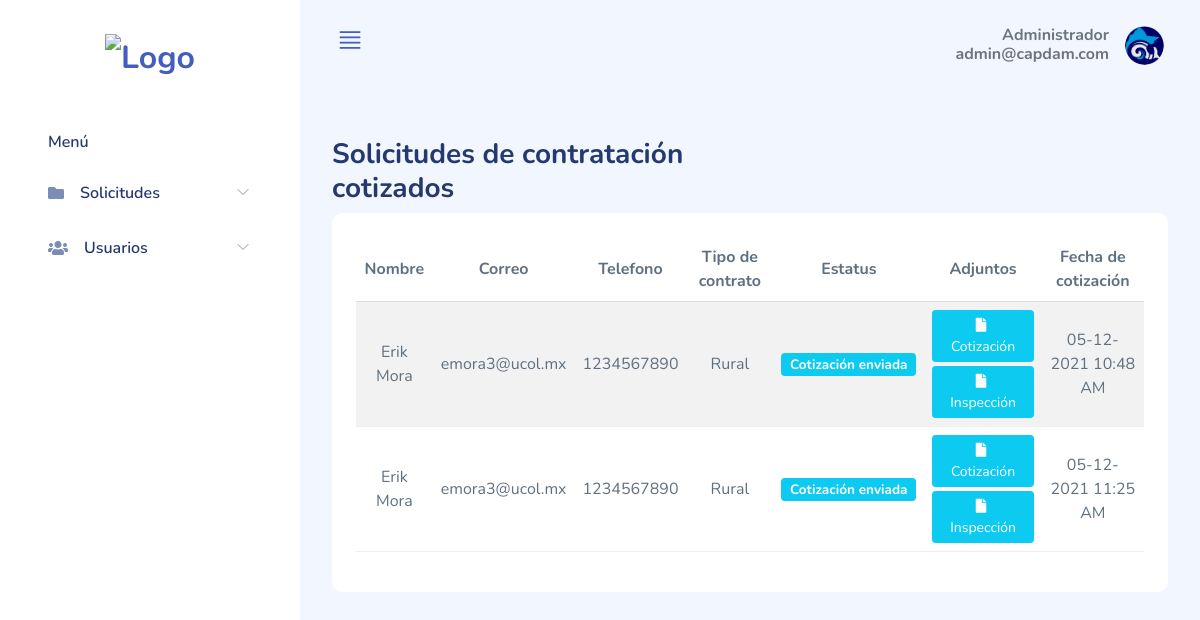
The page /admin/cotizados.php (signed in) on the database as committed earlier.
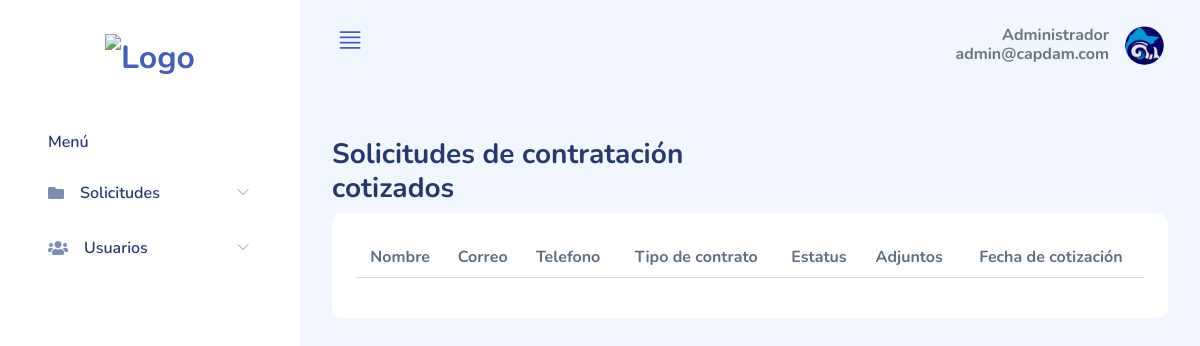
The same page on the database as committed later.
### tables this page shows
CREATE TABLE `usuarios` (
  `id_usuario` int(11) NOT NULL,
  `correo` varchar(30) NOT NULL,
  `password` varchar(120) NOT NULL,
  `rol` int(11) NOT NULL,
  `delegacion` int(11) DEFAULT NULL
);

CREATE TABLE `cotizaciones` (
  `id_cotizacion` int(11) NOT NULL,
  `contrato` int(11) NOT NULL,
  `cotizacion` varchar(120) NOT NULL,
  `fecha_cotizado` datetime NOT NULL,
  `estatus_cotizacion` int(11) NOT NULL
);

CREATE TABLE `contratacion` (
  `id_contratacion` int(11) NOT NULL,
  `nombre` varchar(30) NOT NULL,
  `apellidos` varchar(30) NOT NULL,
  `correo` varchar(30) NOT NULL,
  `telefono` varchar(15) NOT NULL,
  `domicilio` varchar(200) NOT NULL,
  `delegacion` int(11) NOT NULL,
  `derecho_posesion` varchar(50) NOT NULL,
  `predial` varchar(50) NOT NULL,
  `ine` varchar(50) NOT NULL,
  `curp` varchar(50) NOT NULL,
  `vocacion_uso` varchar(50) DEFAULT NULL,
  `fachada` varchar(50) NOT NULL,
  `tipo_contrato` varchar(30) NOT NULL,
  `estado` int(1) NOT NULL,
  `fecha_solicitud` datetime NOT NULL
);

### php/conexion.php (called while the page is built, shortened)
<?php
  class Conexion {
    function connect(){
      try{
        $conexion = "mysql:host=localhost; dbname=contratos; charset=utf8mb4";
        return $pdo = new PDO($conexion, "root", "");
      } catch (PDOException $err){
        print_r($err->getMessage());
      }
    }
  }
?>

### admin/cotizados.php (the view, shortened to what this page needs)
<?php
include_once '../php/conexion.php';
$conexion = new Conexion();
if (isset($_SESSION['correo'])) {
  $usuarioCorreo = $_SESSION['correo'];
  $usuario = $conexion->connect()->query("SELECT * FROM usuarios WHERE correo = '$usuarioCorreo'");
  $usuario->execute();
  $rowUsuario = $usuario->fetch();
} else {
  header("Location: ../index.php");
}
?>
<!DOCTYPE html>
<html lang="es">
<head>
  <link rel="stylesheet" href="../assets/css/bootstrap.css">
  <link rel="stylesheet" href="../assets/vendors/perfect-scrollbar/perfect-scrollbar.css">
  <link rel="stylesheet" href="../assets/vendors/bootstrap-icons/bootstrap-icons.css">
  <link rel="stylesheet" href="../assets/css/app.css">
  <link rel="stylesheet" href="../assets/vendors/simple-datatables/style.css">
  <link rel="stylesheet" href="https://cdnjs.cloudflare.com/ajax/libs/font-awesome/5.15.3/css/all.min.css" />
  <link rel="stylesheet" href="../assets/vendors/sweetalert2/sweetalert2.min.css">
</head>
<body>
  <div id="app">
    <div id="sidebar" class="active">
      <div class="sidebar-wrapper active">
        <div class="sidebar-header">
          <div class="text-center">
            <a href="index.php"><img src="../assets/images/logo_fondo.png" class="w-100 h-100" alt="Logo" srcset=""></a>
          </div>
        </div>
        <div class="sidebar-menu">
          <ul class="menu">
            <li class="sidebar-title">Menú</li>
            <li class="sidebar-item  has-sub">
              <a href="#" class='sidebar-link'>
                <i class="fas fa-folder"></i>
                <span>Solicitudes</span>
              </a>
            </li>
            <li class="sidebar-item  has-sub">
              <a href="#" class='sidebar-link'>
                <i class="fas fa-users"></i>
                <span>Usuarios</span>
              </a>
            </li>
          </ul>
        </div>
      </div>
    </div>
    <div id="main" class='layout-navbar'>
      <header class='mb-3'>
        <nav class="navbar navbar-expand navbar-light ">
          <div class="container-fluid">
            <a href="#" class="burger-btn d-block">
              <i class="bi bi-justify fs-3"></i>
            </a>
            <div class="collapse navbar-collapse" id="navbarSupportedContent">
              <div class="dropdown">
                <a href="#" data-bs-toggle="dropdown" aria-expanded="false">
                  <div class="user-menu d-flex">
                    <div class="user-name text-end me-3">
                      <h6 class="mb-0 text-gray-600">Administrador</h6>
                      <h6 class="mb-0 text-gray-600"><?php echo $rowUsuario['correo']; ?> </h6>
                    </div>
                    <div class="user-img d-flex align-items-center">
                      <div class="avatar avatar-md">
                        <img src="../assets/images/logo.png">
                      </div>
                    </div>
                  </div>
                </a>
              </div>
            </div>
          </div>
        </nav>
      </header>
      <div id="main-content">
        <div class="page-heading">
          <div class="page-title">
            <div class="row">
              <div class="col-12 col-md-6 order-md-1 order-last">
                <h3>Solicitudes de contratación cotizados</h3>
              </div>
            </div>
          </div>
          <section class="section">
            <div class="card">
              <div class="card-body">
                <table class="table table-striped" id="table1">
                  <thead>
                    <tr class="text-center">
                      <th>Nombre</th>
                      <th>Correo</th>
                      <th>Telefono</th>
                      <th>Tipo de contrato</th>
                      <th>Estatus</th>
                      <th>Adjuntos</th>
                      <th>Fecha de cotización</th>
                    </tr>
                  </thead>
                  <tbody>
                    <?php
                    $query = $conexion->connect()->query("SELECT * FROM cotizaciones INNER JOIN contratacion ON cotizaciones.contrato = contratacion.id_contratacion");
                    $query->execute();
                    $solicitudes = $query->fetchAll();
                    foreach ($solicitudes as $solicitud) {
                      $estado_envio = '';
                      if ($solicitud['estatus_cotizacion'] == 0) {
                        $estado_envio = '<span class="badge bg-danger">Cotización pendiente por enviar</span>';
                      } else {
                        $estado_envio = '<span class="badge bg-info">Cotización enviada</span>';
                      }
                      echo '<tr class="text-center">
                                <td>' . $solicitud['nombre'] . ' ' . $solicitud['apellidos'] . '</td>
                                <td>' . $solicitud['correo'] . '</td>
                                <td>' . $solicitud['telefono'] . '</td>
                                <td>' . $solicitud['tipo_contrato'] . '</td>
                                <td>
                                  ' . $estado_envio . '
                                </td>
                                <td>
                                  <a target="_blank" href="../cotizaciones/' . $solicitud['contrato'] . '/' . $solicitud['cotizacion'] . '" class="btn btn-sm mb-1 btn-info"><i class="fas fa-file me-1"></i>Cotización</a>
                                  <a target="_blank" href="../cotizaciones/' . $solicitud['contrato'] . '/' . $solicitud['inspeccionc'] . '" class="btn btn-sm btn-info"><i class="fas fa-file me-1"></i>Inspección</a>
                                </td>
                                <td>' . strftime('%m-%d-%Y %I:%M %p', strtotime($solicitud['fecha_solicitud'])) . '</td>
                              </tr>';
                    }
                    ?>
                  </tbody>
                </table>
              </div>
            </div>
          </section>
        </div>
      </div>
    </div>
  </div>
</body>
</html>

### assets/css/app.css (style rules this page uses)
.avatar { display:inline-flex;border-radius:50%;text-align:center;vertical-align:middle;position:relative }
.avatar img { width:32px;height:32px;border-radius:50% }
.avatar.avatar-md .avatar-content,.avatar.avatar-md img { width:32px;height:32px;font-size:.8rem }
.card { margin-bottom:2.2rem;border:none }
.card .card-body { padding:1.5rem }
#sidebar.active .sidebar-wrapper { left:0 }
.sidebar-wrapper { width:300px;height:100vh;position:fixed;top:0;z-index:10;overflow-y:auto;background-color:#fff;bottom:0;transition:left .5s ease-out }
.sidebar-wrapper .sidebar-header { padding:2rem 2rem 1rem;font-size:2rem;font-weight:700 }
.sidebar-wrapper .sidebar-header img { height:1.2rem }
.sidebar-wrapper .menu { margin-top:2rem;padding:0 2rem;font-weight:600 }
.sidebar-wrapper .menu .sidebar-title { padding:0 1rem;margin:1.5rem 0 1rem;font-size:1rem;list-style:none;font-weight:600;color:#25396f }
.sidebar-wrapper .menu .sidebar-link { display:block;padding:.7rem 1rem;font-size:1rem;display:flex;align-items:center;border-radius:.5rem;transition:all .5s;text-decoration:none;color:#25396f }
.sidebar-wrapper .menu .sidebar-link i,.sidebar-wrapper .menu .sidebar-link svg { color:#7c8db5 }
.sidebar-wrapper .menu .sidebar-link span { margin-left:1rem }
.sidebar-wrapper .menu .sidebar-item { list-style:none;margin-top:.5rem;position:relative }
.sidebar-wrapper .menu .sidebar-item.has-sub .sidebar-link:after { position:absolute;color:#ccc;right:15px;top:12px;display:block }
.navbar { height:90px;padding:1.5rem }
.navbar .user-menu img { width:39px;height:39px }
.dataTable-table td,.dataTable-table thead th,.table td,.table thead th { vertical-align:middle }
.dataTable-table:not(.table-borderless) thead th,.table:not(.table-borderless) thead th { border-bottom:1px solid #dedede!important }
.bi { width:1rem;height:1rem }
.burger-btn { display:none }
#main { margin-left:300px;padding:2rem }
#main.layout-navbar { padding:0 }
#main #main-content { padding:2rem }
.page-heading { margin:0 0 2rem }
.page-heading h3 { font-weight:700 }
a { text-decoration:none }
.text-gray-600 { color:#6c757d!important }
.btn i,.btn svg { width:16px;height:16px }
.btn.btn-danger,.btn.btn-info,.btn.btn-primary,.btn.btn-secondary,.btn.btn-success,.btn.btn-warning { color:#fff }

Rows that differ between the two databases and show on the page:
removed cotizaciones: contratacion.nombre "Erik", contratacion.apellidos "Mora", contratacion.correo "emora3@ucol.mx", contratacion.telefono "1234567890", contratacion.tipo_contrato "Rural", estatus_cotizacion "Cotización enviada", contratacion.fecha_solicitud "05-12-2021 10:48 AM"
removed cotizaciones: contratacion.nombre "Erik", contratacion.apellidos "Mora", contratacion.correo "emora3@ucol.mx", contratacion.telefono "1234567890", contratacion.tipo_contrato "Rural", estatus_cotizacion "Cotización enviada", contratacion.fecha_solicitud "05-12-2021 11:25 AM"
